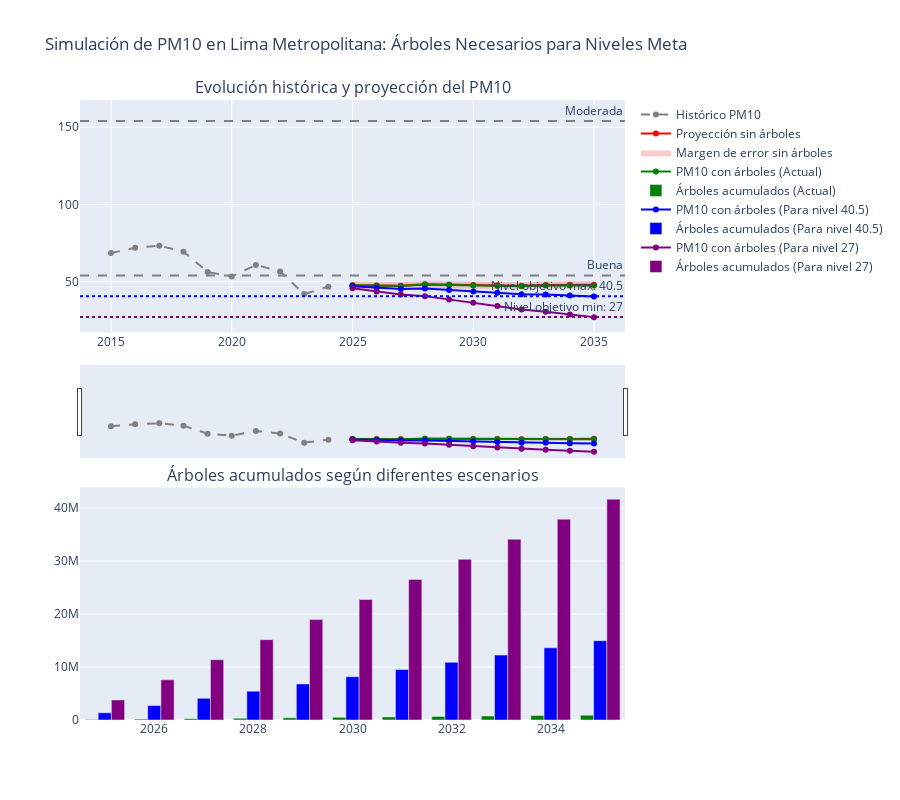

The cell this chart's notebook holds for it:
### Code cell
#5. Función para procesar resultados
def procesar_resultados(pred_base, pred_arboles, arboles_acum, etiqueta):
    resultados = []
    for año in range(2025, 2036):
        mask_año = df_prediccion['AÑO'] == año
        pm10_sin_arboles = np.mean(pred_base[mask_año])
        pm10_con_arboles = np.mean(pred_arboles[mask_año])
        
        # Calcular márgenes de error
        error_sin_arboles = pm10_sin_arboles * margen_error
        error_con_arboles = pm10_con_arboles * margen_error
        
        resultados.append({
            'Año': año,
            'PM10_Sin_Arboles': pm10_sin_arboles,
            'PM10_Sin_Arboles_Min': pm10_sin_arboles - error_sin_arboles,
            'PM10_Sin_Arboles_Max': pm10_sin_arboles + error_sin_arboles,
            'PM10_Con_Arboles': pm10_con_arboles,
            'PM10_Con_Arboles_Min': pm10_con_arboles - error_con_arboles,
            'PM10_Con_Arboles_Max': pm10_con_arboles + error_con_arboles,
            'Reduccion': pm10_sin_arboles - pm10_con_arboles,
            'Arboles_Acumulados': arboles_acum[año],
            'Etiqueta': etiqueta
        })
    return pd.DataFrame(resultados)

# Procesar resultados para cada escenario
resultados_actual = procesar_resultados(pred_base, pred_arboles_actual, arboles_actual, 'Actual')
resultados_objetivo_max = procesar_resultados(pred_base, pred_arboles_objetivo_max, arboles_objetivo_max, f'Para nivel {NIVEL_OBJETIVO_MAX}')
resultados_objetivo_min = procesar_resultados(pred_base, pred_arboles_objetivo_min, arboles_objetivo_min, f'Para nivel {NIVEL_OBJETIVO_MIN}')

# Combinar resultados
resultados_df = pd.concat([resultados_actual, resultados_objetivo_max, resultados_objetivo_min])

# Añadir líneas de predicción sin árboles
fig.add_trace(
    go.Scatter(x=resultados_actual['Año'],
               y=resultados_actual['PM10_Sin_Arboles'],
               name='Proyección sin árboles',
               line=dict(color='red')),
    row=1, col=1
)

# Añadir banda de error para proyección sin árboles
fig.add_trace(
    go.Scatter(
        x=resultados_actual['Año'].tolist() + resultados_actual['Año'].tolist()[::-1],
        y=resultados_actual['PM10_Sin_Arboles_Max'].tolist() + resultados_actual['PM10_Sin_Arboles_Min'].tolist()[::-1],
        fill='toself',
        fillcolor='rgba(255,0,0,0.2)',
        line=dict(color='rgba(255,0,0,0)'),
        name='Margen de error sin árboles',
        showlegend=True
    ),
    row=1, col=1
)

# Añadir líneas para cada escenario
colores = {
    'Actual': 'green',
    f'Para nivel {NIVEL_OBJETIVO_MAX}': 'blue',
    f'Para nivel {NIVEL_OBJETIVO_MIN}': 'purple'
}

for etiqueta, color in colores.items():
    datos = resultados_df[resultados_df['Etiqueta'] == etiqueta]
    fig.add_trace(
        go.Scatter(x=datos['Año'],
                y=datos['PM10_Con_Arboles'],
                name=f'PM10 con árboles ({etiqueta})',
                line=dict(color=color)),
        row=1, col=1
    )
    
    # Añadir árboles acumulados en el segundo gráfico
    fig.add_trace(
        go.Bar(x=datos['Año'],
            y=datos['Arboles_Acumulados'],
            name=f'Árboles acumulados ({etiqueta})',
            marker_color=color),
        row=2, col=1
    )

# Añadir líneas de referencia para niveles objetivo
fig.add_hline(y=NIVEL_OBJETIVO_MAX, line_dash="dot", line_color="blue",
              annotation_text=f"Nivel objetivo max: {NIVEL_OBJETIVO_MAX}", row=1, col=1)
fig.add_hline(y=NIVEL_OBJETIVO_MIN, line_dash="dot", line_color="purple",
              annotation_text=f"Nivel objetivo min: {NIVEL_OBJETIVO_MIN}", row=1, col=1)

# Añadir líneas de referencia para categorías de calidad del aire
categorias = {
    'Buena': 54,
    'Moderada': 154
}

for categoria, valor in categorias.items():
    fig.add_hline(y=valor, line_dash="dash", line_color="gray",
                  annotation_text=categoria, row=1, col=1)

# Actualizar diseño
fig.update_layout(
    title='Simulación de PM10 en Lima Metropolitana: Árboles Necesarios para Niveles Meta',
    height=800,
    showlegend=True,
    xaxis=dict(rangeslider=dict(visible=True))
)

fig.show()

### Figure 1 — Plotly figure (JSON) as saved in the notebook; plotly's stock layout.template omitted (floating-point values rounded to 4 significant figures)
{"data": [{"line": {"color": "gray", "dash": "dash"}, "name": "Histórico PM10", "type": "scatter", "x": [2015, 2016, 2017, 2018, 2019, 2020, 2021, 2022, 2023, 2024], "xaxis": "x", "y": [68.51, 71.85, 73.25, 69.36, 56.26, 53.22, 60.8, 56.51, 41.89, 46.72], "yaxis": "y"}, {"line": {"color": "red"}, "name": "Proyección sin árboles", "type": "scatter", "x": [2025, 2026, 2027, 2028, 2029, 2030, 2031, 2032, 2033, 2034, 2035], "xaxis": "x", "y": [47.65, 47.4, 47.33, 48.26, 48.0, 47.77, 47.65, 47.27, 47.77, 47.89, 48.0], "yaxis": "y"}, {"fill": "toself", "fillcolor": "rgba(255,0,0,0.2)", "line": {"color": "rgba(255,0,0,0)"}, "name": "Margen de error sin árboles", "showlegend": true, "type": "scatter", "x": [2025, 2026, 2027, 2028, 2029, 2030, 2031, 2032, 2033, 2034, 2035, 2035, 2034, 2033, 2032, 2031, 2030, 2029, 2028, 2027, 2026, 2025], "xaxis": "x", "y": [50.04, 49.77, 49.7, 50.67, 50.4, 50.16, 50.04, 49.64, 50.16, 50.28, 50.4, 45.6, 45.49, 45.38, 44.91, 45.27, 45.38, 45.6, 45.84, 44.97, 45.03, 45.27], "yaxis": "y"}, {"line": {"color": "green"}, "name": "PM10 con árboles (Actual)", "type": "scatter", "x": [2025, 2026, 2027, 2028, 2029, 2030, 2031, 2032, 2033, 2034, 2035], "xaxis": "x", "y": [47.61, 47.31, 47.21, 48.09, 47.79, 47.51, 47.36, 46.93, 47.39, 47.46, 47.53], "yaxis": "y"}, {"marker": {"color": "green"}, "name": "Árboles acumulados (Actual)", "type": "bar", "x": [2025, 2026, 2027, 2028, 2029, 2030, 2031, 2032, 2033, 2034, 2035], "xaxis": "x2", "y": [83469, 166938, 250408, 333877, 417347, 500816, 584285, 667755, 751224, 834694, 918163], "yaxis": "y2"}, {"line": {"color": "blue"}, "name": "PM10 con árboles (Para nivel 40.5)", "type": "scatter", "x": [2025, 2026, 2027, 2028, 2029, 2030, 2031, 2032, 2033, 2034, 2035], "xaxis": "x", "y": [46.96, 46.01, 45.26, 45.5, 44.55, 43.63, 42.82, 41.75, 41.55, 40.98, 40.4], "yaxis": "y"}, {"marker": {"color": "blue"}, "name": "Árboles acumulados (Para nivel 40.5)", "type": "bar", "x": [2025, 2026, 2027, 2028, 2029, 2030, 2031, 2032, 2033, 2034, 2035], "xaxis": "x2", "y": [1361594, 2723189, 4084783, 5446378, 6807972, 8169567, 9531161, 10892756, 12254350, 13615945, 14977539], "yaxis": "y2"}, {"line": {"color": "purple"}, "name": "PM10 con árboles (Para nivel 27)", "type": "scatter", "x": [2025, 2026, 2027, 2028, 2029, 2030, 2031, 2032, 2033, 2034, 2035], "xaxis": "x", "y": [45.73, 43.55, 41.57, 40.57, 38.39, 36.24, 34.21, 31.9, 30.5, 28.74, 26.97], "yaxis": "y"}, {"marker": {"color": "purple"}, "name": "Árboles acumulados (Para nivel 27)", "type": "bar", "x": [2025, 2026, 2027, 2028, 2029, 2030, 2031, 2032, 2033, 2034, 2035], "xaxis": "x2", "y": [3790032, 7580064, 11370097, 15160129, 18950162, 22740194, 26530226, 30320259, 34110291, 37900324, 41690356], "yaxis": "y2"}], "layout": {"annotations": [{"font": {"size": 16}, "showarrow": false, "text": "Evolución histórica y proyección del PM10", "x": 0.5, "xanchor": "center", "xref": "paper", "y": 1, "yanchor": "bottom", "yref": "paper"}, {"font": {"size": 16}, "showarrow": false, "text": "Árboles acumulados según diferentes escenarios", "x": 0.5, "xanchor": "center", "xref": "paper", "y": 0.375, "yanchor": "bottom", "yref": "paper"}, {"showarrow": false, "text": "Nivel objetivo max: 40.5", "x": 1, "xanchor": "right", "xref": "x domain", "y": 40.5, "yanchor": "bottom", "yref": "y"}, {"showarrow": false, "text": "Nivel objetivo min: 27", "x": 1, "xanchor": "right", "xref": "x domain", "y": 27, "yanchor": "bottom", "yref": "y"}, {"showarrow": false, "text": "Buena", "x": 1, "xanchor": "right", "xref": "x domain", "y": 54, "yanchor": "bottom", "yref": "y"}, {"showarrow": false, "text": "Moderada", "x": 1, "xanchor": "right", "xref": "x domain", "y": 154, "yanchor": "bottom", "yref": "y"}], "height": 800, "shapes": [{"line": {"color": "blue", "dash": "dot"}, "type": "line", "x0": 0, "x1": 1, "xref": "x domain", "y0": 40.5, "y1": 40.5, "yref": "y"}, {"line": {"color": "purple", "dash": "dot"}, "type": "line", "x0": 0, "x1": 1, "xref": "x domain", "y0": 27, "y1": 27, "yref": "y"}, {"line": {"color": "gray", "dash": "dash"}, "type": "line", "x0": 0, "x1": 1, "xref": "x domain", "y0": 54, "y1": 54, "yref": "y"}, {"line": {"color": "gray", "dash": "dash"}, "type": "line", "x0": 0, "x1": 1, "xref": "x domain", "y0": 154, "y1": 154, "yref": "y"}], "showlegend": true, "title": {"text": "Simulación de PM10 en Lima Metropolitana: Árboles Necesarios para Niveles Meta"}, "xaxis": {"anchor": "y", "domain": [0, 1], "rangeslider": {"visible": true}}, "xaxis2": {"anchor": "y2", "domain": [0, 1]}, "yaxis": {"anchor": "x", "domain": [0.625, 1]}, "yaxis2": {"anchor": "x2", "domain": [0, 0.375]}}}
